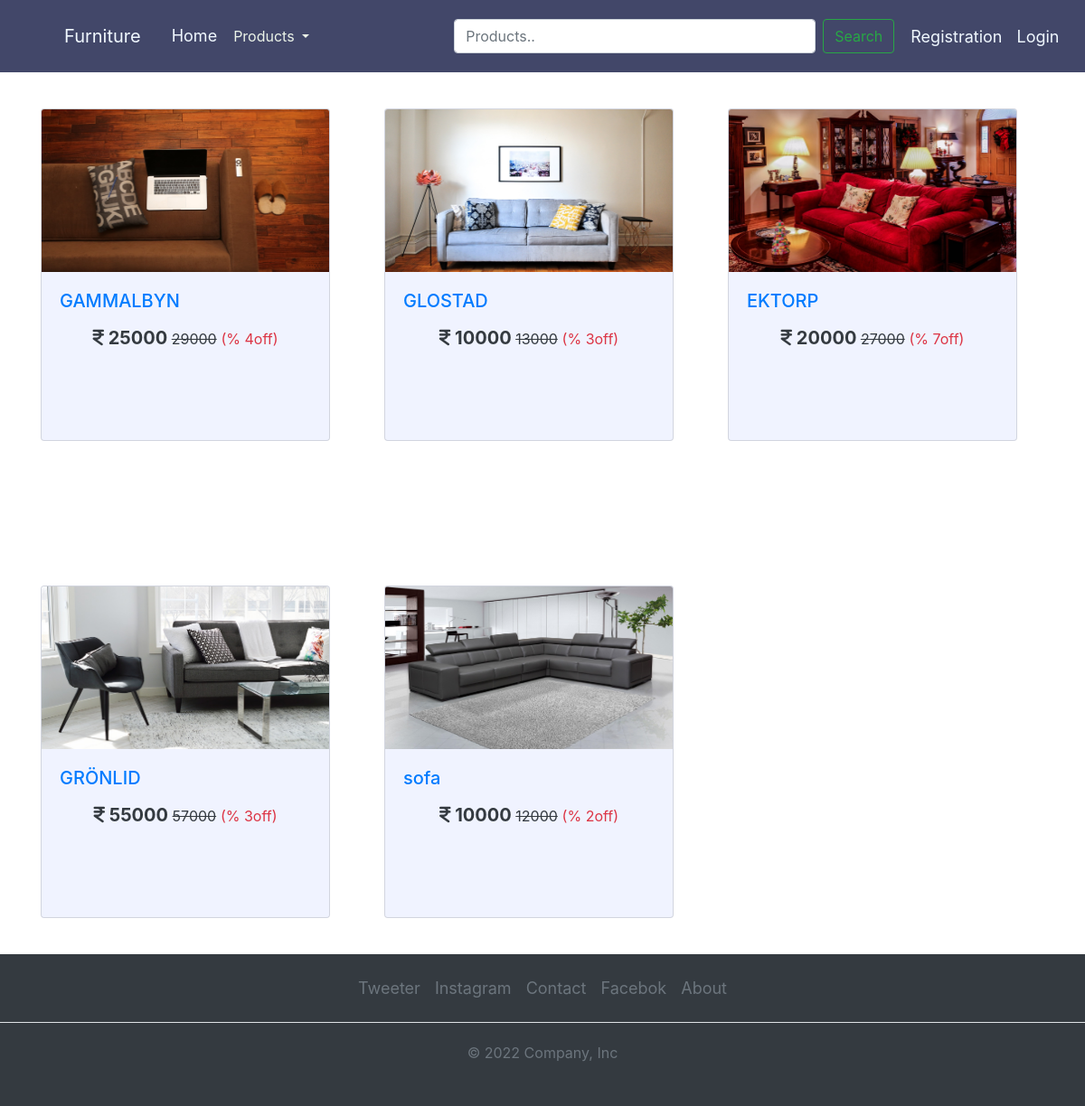
Page /sofa_categories on the committed database.
### core/models.py (models this page shows, shortened)
class Products(models.Model):
    CATAGORY_CHOICES = [
        ('SOFA','Sofa'),
        ('BED','Bed'),
        ('CHAIR','Chair'),
    ]
    name = models.CharField(max_length=100)
    category = models.CharField(max_length=20,choices=CATAGORY_CHOICES)
    small_description = models.TextField()
    description = models.TextField()
    selling_price = models.IntegerField()
    discounted_price = models.IntegerField(default=0)
    percentage = models.IntegerField(default=0)
    price_and_quantity_total = models.IntegerField(default=0)
    product_image = models.ImageField(upload_to = 'product_images',default='none')   # As we are using image field we have to intall 'pillow'. And we have to Define MEDIA_URL in settings.py file so that all folder should save in media directory

### core/views.py (the view)
# urls.py: path('sofa_categories',views.Sofas.as_view(),name='sofacategories'),
class Sofas(View):
    def get(self,request):
        sofa_category = Products.objects.filter(category = 'SOFA')    # we are using filter function of queryset, that will filter those data whose category belongs to Sofa
        return render(request,'core/sofas.html',{'sofa_category':sofa_category})

### core/templates/core/sofas.html
{% extends "core/base.html" %}
{% block home %}
{% load static %}
  <div class="container">
    <div class="row">
        {% for dc in sofa_category %}
        <div class="col-sm-4 ">
          <a href="{% url "productdetails" dc.id %}" style="text-decoration: none; ">
            <div class="card sofa_categories_card sofa_card " style="width: 20rem; height:23rem;">
                <img class="card-img-top " src="{{dc.product_image.url}}" alt="Card image cap">
                <div class="card-body">
                  <h5 class="card-title">{{dc.name}}</h5>
                   <div class="text-center">
                        <h5 class="font-weight-bold text-dark "><i class="fa-solid fa-indian-rupee-sign"></i> {{dc.discounted_price}}<small class="fw-light rupee"> <s>{{dc.selling_price}}</s></small> <small class="text-danger">(% {{dc.percentage}}off)</small></h5>
                    </div>
                </div>
            </div>
          </a>
        </div>
        {% endfor %}
    </div>
</div>
{% endblock home %}

### core/static/core/css/style.css (style rules this page uses)
.card-img-top { width: 100%; height: 15vw; object-fit:fill; }
.sofa_categories_card { margin-top: 120px; margin-bottom: 40px; }
.sofa_card { background-color: #F0F3FF; }
.text-center { padding: 5px; padding-bottom: 15px; }

### rows in the picture
Products: product_image (picture), name "GAMMALBYN", discounted_price "25000", selling_price "29000", percentage "4"
Products: product_image (picture), name "GLOSTAD", discounted_price "10000", selling_price "13000", percentage "3"
Products: product_image (picture), name "EKTORP", discounted_price "20000", selling_price "27000", percentage "7"
Products: product_image (picture), name "GRÖNLID", discounted_price "55000", selling_price "57000", percentage "3"
Products: product_image (picture), name "sofa", discounted_price "10000", selling_price "12000", percentage "2"
